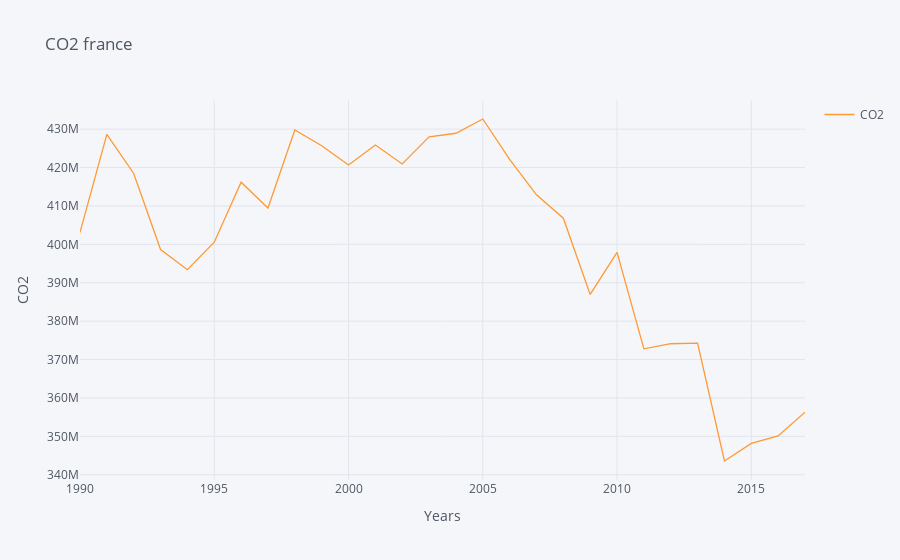

Here is the notebook cell this chart was saved with:
### Markdown cell above
### 2- Est-ce que le CO2 est responsable du réchauffement climatique?

### Code cell
temp_df = drop_first_row2[drop_first_row2['Entity']== 'France'   ]
temp_df['year'] = pd.to_datetime(temp_df['Year']).dt.year

by_year = temp_df.groupby('Year')['CO2'].mean().reset_index()
by_year.iplot(kind='scatter', x='Year', y='CO2', title='CO2 france',
             xTitle='Years', yTitle='CO2', legend=True)

### Figure 1 — Plotly figure (JSON) as saved in the notebook; plotly's stock layout.template omitted (floating-point values rounded to 4 significant figures)
{"data": [{"line": {"color": "rgba(255, 153, 51, 1.0)", "dash": "solid", "shape": "linear", "width": 1.3}, "mode": "lines", "name": "CO2", "text": "", "type": "scatter", "x": [1990, 1991, 1992, 1993, 1994, 1995, 1996, 1997, 1998, 1999, 2000, 2001, 2002, 2003, 2004, 2005, 2006, 2007, 2008, 2009, 2010, 2011, 2012, 2013, 2014, 2015, 2016, 2017], "y": [403100000.0, 428600000.0, 418400000.0, 398600000.0, 393400000.0, 400600000.0, 416200000.0, 409400000.0, 429800000.0, 425700000.0, 420700000.0, 425900000.0, 420900000.0, 428000000.0, 428900000.0, 432600000.0, 422100000.0, 412900000.0, 406790823, 386900000.0, 397900000.0, 372800000.0, 374100000.0, 374300000.0, 343600000.0, 348200000.0, 350100000.0, 356300000.0]}], "layout": {"legend": {"bgcolor": "#F5F6F9", "font": {"color": "#4D5663"}}, "paper_bgcolor": "#F5F6F9", "plot_bgcolor": "#F5F6F9", "showlegend": true, "title": {"font": {"color": "#4D5663"}, "text": "CO2 france"}, "xaxis": {"gridcolor": "#E1E5ED", "showgrid": true, "tickfont": {"color": "#4D5663"}, "title": {"font": {"color": "#4D5663"}, "text": "Years"}, "zerolinecolor": "#E1E5ED"}, "yaxis": {"gridcolor": "#E1E5ED", "showgrid": true, "tickfont": {"color": "#4D5663"}, "title": {"font": {"color": "#4D5663"}, "text": "CO2"}, "zerolinecolor": "#E1E5ED"}}}
